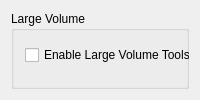
     <widget class="QWidget" name="tab_large_volume_">
      <attribute name="title">
       <string>Advanced</string>
      </attribute>
      <layout class="QGridLayout" name="gridLayout_6">
       <item row="0" column="0">
        <widget class="QGroupBox" name="groupBox_4">
         <property name="sizePolicy">
          <sizepolicy hsizetype="Preferred" vsizetype="Preferred">
           <horstretch>0</horstretch>
           <verstretch>0</verstretch>
          </sizepolicy>
         </property>
         <property name="title">
          <string>Large Volume</string>
         </property>
         <widget class="QWidget" name="verticalLayoutWidget">
          <property name="geometry">
           <rect>
            <x>10</x>
            <y>30</y>
            <width>557</width>
            <height>88</height>
           </rect>
          </property>
          <layout class="QVBoxLayout" name="verticalLayout_7">
           <property name="sizeConstraint">
            <enum>QLayout::SetMinimumSize</enum>
           </property>
           <property name="margin">
            <number>4</number>
           </property>
           <item>
            <widget class="QCheckBox" name="large_volume_checkbox_">
             <property name="text">
              <string>Enable Large Volume Tools</string>
             </property>
            </widget>
           </item>
           <item>
            <spacer name="verticalSpacer_7">
             <property name="orientation">
              <enum>Qt::Vertical</enum>
             </property>
             <property name="sizeType">
              <enum>QSizePolicy::Fixed</enum>
             </property>
             <property name="sizeHint" stdset="0">
              <size>
               <width>20</width>
               <height>5</height>
              </size>
             </property>
            </spacer>
           </item>
           <item>
            <widget class="QLabel" name="label_6">
             <property name="text">
              <string>&lt;!DOCTYPE HTML PUBLIC &quot;-//W3C//DTD HTML 4.0//EN&quot; &quot;http://www.w3.org/TR/REC-html40/strict.dtd&quot;&gt;
&lt;html&gt;&lt;head&gt;&lt;meta name=&quot;qrichtext&quot; content=&quot;1&quot; /&gt;&lt;style type=&quot;text/css&quot;&gt;
p, li { white-space: pre-wrap; }
&lt;/style&gt;&lt;/head&gt;&lt;body style=&quot;font-weight:400; font-style:normal;&quot;&gt;
&lt;p style=&quot; margin-top:12px; margin-bottom:12px; margin-left:0px; margin-right:0px; -qt-block-indent:0; text-indent:0px;&quot;&gt;&lt;span style=&quot; color:#7B8FC5;&quot;&gt;Use the &lt;/span&gt;&lt;span style=&quot; font-weight:600; color:#7B8FC5;&quot;&gt;CreateLargeVolume&lt;/span&gt;&lt;span style=&quot; color:#7B8FC5;&quot;&gt; tool to convert volumes to Seg3D's large volume file format.&lt;/span&gt;&lt;/p&gt;&lt;/body&gt;&lt;/html&gt;</string>
             </property>
            </widget>
           </item>
          </layout>
         </widget>
        </widget>
       </item>
      </layout>
     </widget>
